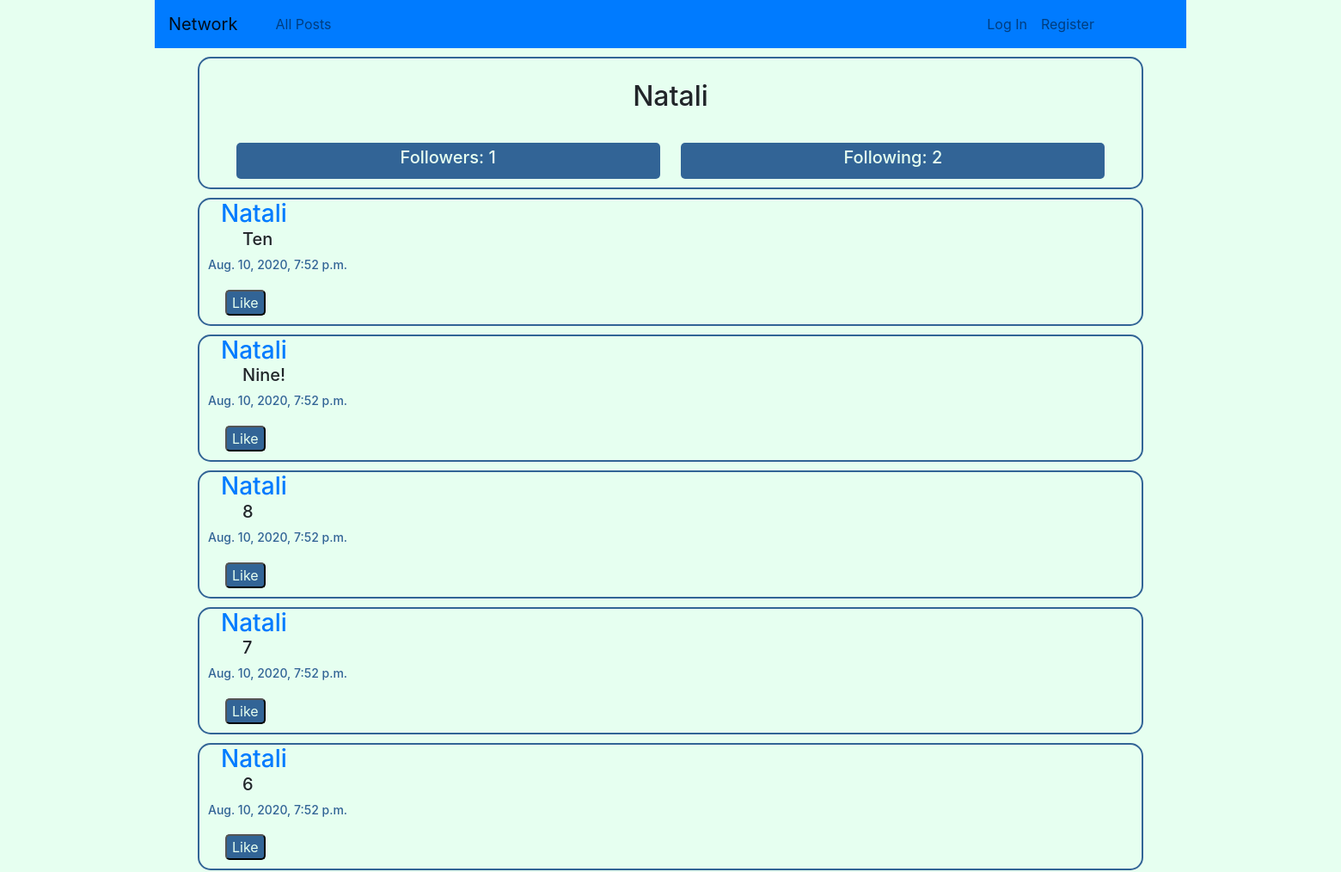
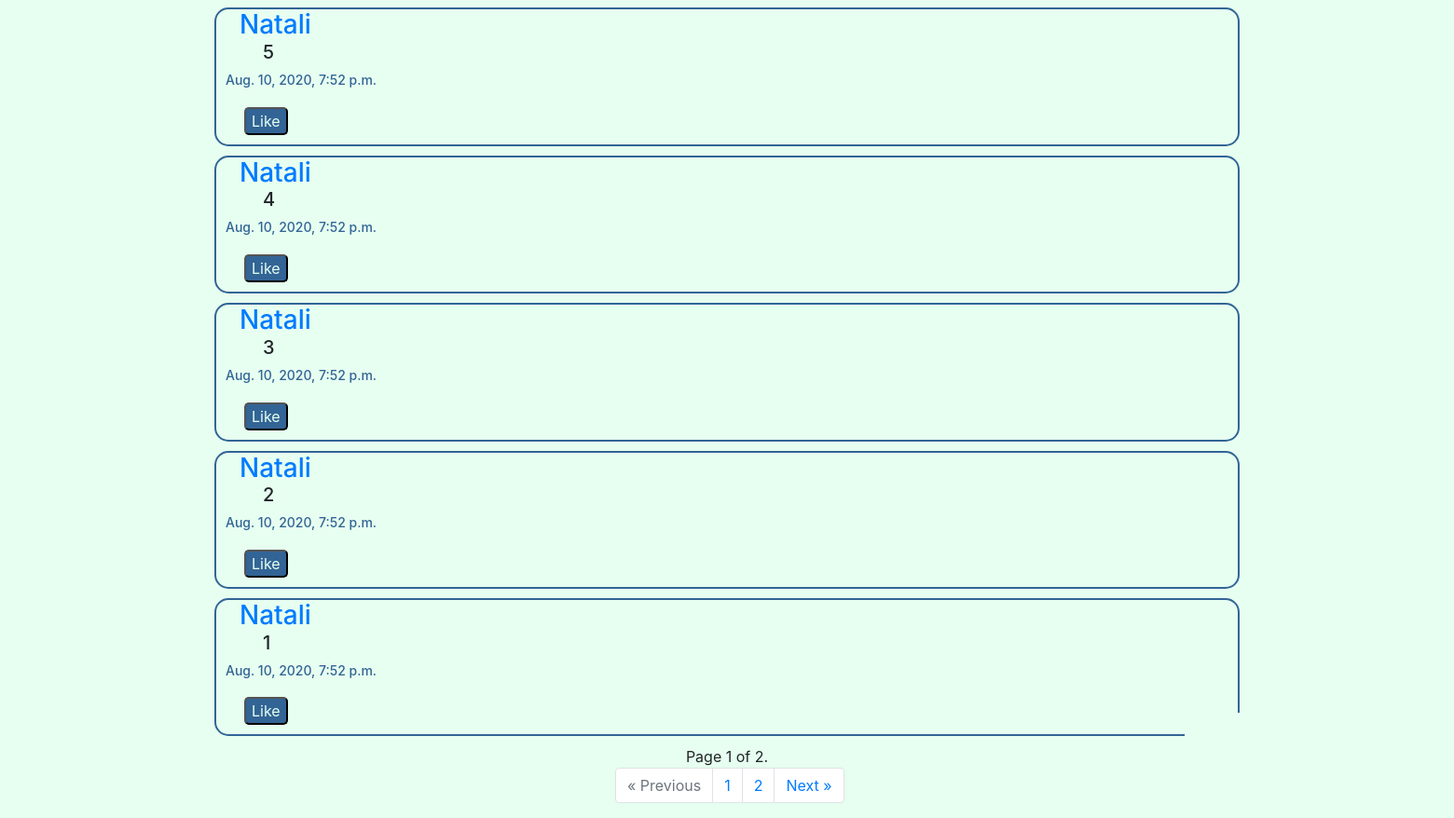
/2, run on the app's committed database (2 pictures, top to bottom).
### network/models.py (models this page shows, shortened)
class User(AbstractUser):
    pass

class Post(models.Model):
    user = models.ForeignKey(User, on_delete=models.CASCADE, related_name="user")
    content = models.TextField()
    time = models.DateTimeField()

### network/views.py (the view)
# urls.py: path("<int:user_id>", views.userPage, name="userPage"),
def userPage(request, user_id):
    pageNum = request.GET.get('page')
    user = User.objects.get(id = user_id)
    posts = Post.objects.all().filter(user=user).order_by('-time')
    paginator = Paginator(posts, 10)
    pageResp = paginator.get_page(pageNum)
    try:
        followers = len(Follow.objects.all().filter(following = user))
        follows = len(Follow.objects.all().filter(user = user))
    except Follow.DoesNotExist:
        followers = 0
        follows = 0
    return render(request, "network/userpage.html", {
        "username": user,
        "followers": followers,
        "followed": follows,
        "posts": pageResp
    })

### network/templates/network/userpage.html (shortened to what this page needs)
{% extends "network/layout.html" %}
{% block body %}
<div class="userInfo">
    <h2 id="usern">{{ username }}</h2>
    <div class="follow">
        <div class="userfollowers">
            <h5 id="userFollowers">Followers: {{ followers }}</h5>
        </div>
        <div class="userfollowed">
            <h5 id="userfollowed">Following: {{ followed }}</h5>
        </div>
    </div>
</div>
<div class="userposts">
    {% for post in posts %}
        <div class="post">
            <div>
                <h3 id="postUser"><a href={{post.user.id}} id="usrN">{{ post.user }}</a></h3>
            </div>
            <div id="ID{{post.id}}">
                <h5 id="postMessage">{{ post.content }}</h5>
            </div>
            <div>
                <h6 id="postDateTime">{{ post.time }}</h6>
                <button class="postLike B{{post.id}}" id="like{{post.user}}" onclick="likePost({{post.id}}, true)">Like</button>
            </div>
        </div>
    {% endfor %}
</div>
<div class="paginator_item">
    {% if posts %}
        {% if posts.paginator.num_pages > 1 %}
            <nav aria-label="Page navigation example">
                <span class="current">
                    Page {{ posts.number }} of {{ posts.paginator.num_pages }}.
                </span>
                <ul class="pagination">
                    {% if posts.has_previous %}
                        <li class="page-item"><a class="page-link" href="?page={{ posts.previous_page_number }}">&laquo; Previous</a></li>
                    {% else %}
                        <li class="page-item disabled">
                            <span class="page-link">&laquo; Previous</span>
                        </li>
                    {% endif %}
                    {% for page in posts.paginator.page_range %}
                        <li class="page-item"><a class="page-link" href="?page={{page}}">{{page}}</a></li>
                    {% endfor %}
                    {% if posts.has_next %}
                        <li class="page-item"><a class="page-link" href="?page={{ posts.next_page_number }}">Next &raquo;</a></li>
                    {% else %}
                    <li class="page-item disabled">
                        <span class="page-link">Next &raquo;</span>
                    </li>
                    {% endif %}
                </ul>
            </nav>
        {% endif %}
    {% endif %}
</div>
{% endblock %}

### network/static/network/styles.css (style rules this page uses)
* { box-sizing: border-box; }
body { max-width: 1200px; margin: 0px auto; text-align: center; background-color: rgb(230, 255, 240); }
.post { margin: 10px 50px; border: rgb(50, 100, 150) solid 2px; border-radius: 15px; text-align: left; }
#postUser { display: inline; }
#postUser a { text-decoration: none; margin: 10px auto 10px 25px; }
#postMessage { margin-left: 50px; }
#postDateTime { margin: 10px; color: rgb(50, 100, 150); font-size: 14px; }
.postLike { margin: 10px; background-color: rgb(50, 100, 150); color: rgb(230, 255, 240); border-radius: 5px; display: inline; }
.userInfo { margin: 10px 50px; border: rgb(50, 100, 150) solid 2px; border-radius: 15px; }
#usern { margin: 25px; }
.userfollowers, .userfollowed { display: inline-block; margin: 10px; padding: 5px 10px; color: rgb(230, 255, 240); background-color: rgb(50, 100, 150); border-radius: 5px; width: 45%; }
.pagination { text-align: center; position: relative; left: 40%; }

### data on the page
User: username "Natali"
Post: user "Natali", content "Ten", time "Aug. 10, 2020, 7:52 p.m."
Post: user "Natali", content "Nine!", time "Aug. 10, 2020, 7:52 p.m."
Post: user "Natali", content "8", time "Aug. 10, 2020, 7:52 p.m."
Post: user "Natali", content "7", time "Aug. 10, 2020, 7:52 p.m."
Post: user "Natali", content "6", time "Aug. 10, 2020, 7:52 p.m."
Post: user "Natali", content "5", time "Aug. 10, 2020, 7:52 p.m."
Post: user "Natali", content "4", time "Aug. 10, 2020, 7:52 p.m."
Post: user "Natali", content "3", time "Aug. 10, 2020, 7:52 p.m."
Post: user "Natali", content "2", time "Aug. 10, 2020, 7:52 p.m."
Post: user "Natali", content "1", time "Aug. 10, 2020, 7:52 p.m."

### other printed values
{{ followers }} "1"
{{ followed }} "2"
{{ posts.number }} "1"
{{ posts.paginator.num_pages }} "2"
{{ page }} "1" "2"
